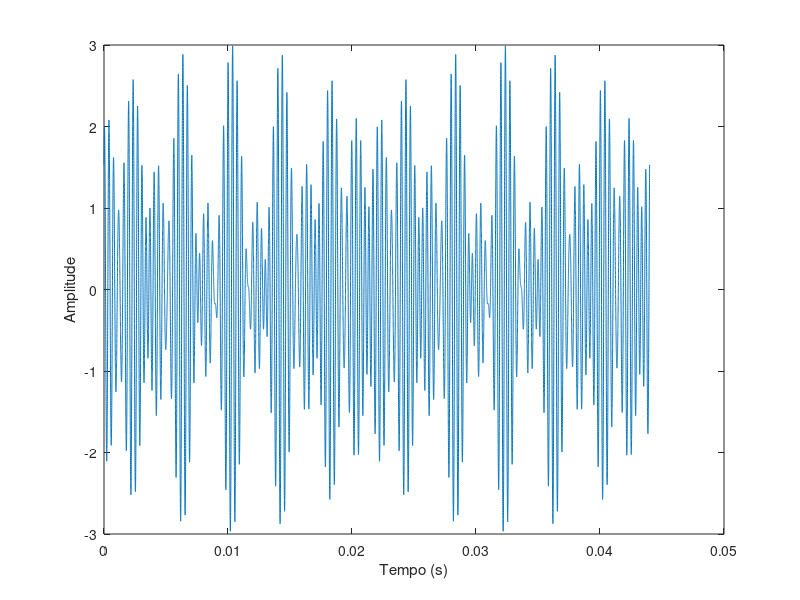

Source code (MATLAB): (Note: this script raises an error after producing the figure.)
N = 3;
f = [3000 3000/1.1 3000/1.2];           %matriz com f1,f2,f3
T = (1/f(1))*(1/10)*lcm(lcm(10,11),12); %período da sinusoide composta
Ta = 0.000001;                          %tempo de amostragem muito reduzido
t = [0:Ta:2*T];                         
amplitudeMax = zeros(1,3);              %matriz vazia para as amplitudes máximas
potencias = zeros(1,3);                 %matriz vazia para as potências

for n = 1 : N
    fase = (rand(1,3) .* 2*pi) - pi;    %criar matriz 1x3 aleatória, multiplicar para ficar [0:2pi] e subtrair pi para ficar [-pi:pi]    
    r = sin(2*pi*f(1)*t + fase(1)) + sin(2*pi*f(2)*t + fase(2)) + sin(2*pi*f(3)*t + fase(3));
    plot(t,r);
    xlabel("Tempo (s)");
    ylabel("Amplitude");  
    amplitudeMax(n) = max(r);
    potencias(n) = Power(r,t);
    hold on 
end

hold off                                %acabar com a sobreposição uma vez que já aparecem todos os gráficos juntos
amplitudeMax
potencias

function p = Power(x,t)
    p = sum(x .^ 2) / length(t);
end